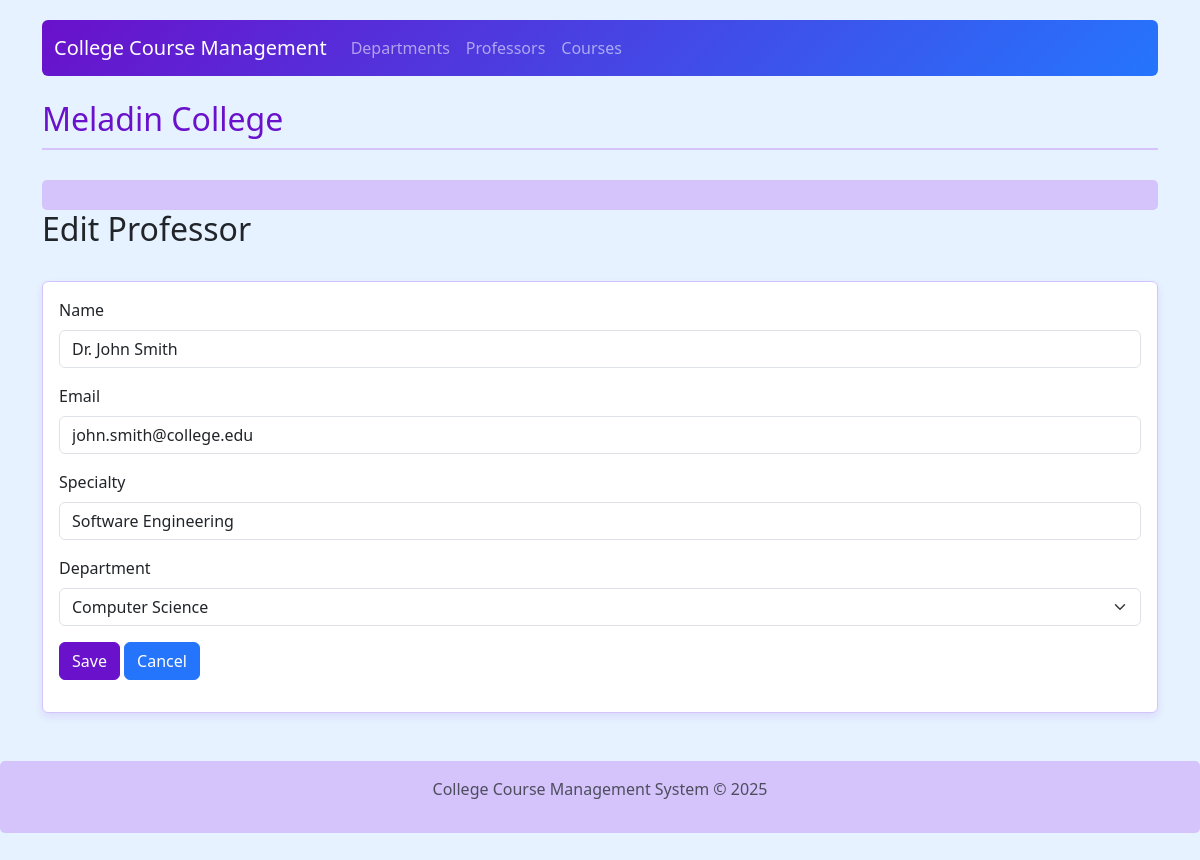
The page /index.php?page=professors&action=edit&id=1 on the database its author committed.
### tables this page shows
CREATE TABLE IF NOT EXISTS `professors` (
  `professor_id` int(11) NOT NULL AUTO_INCREMENT,
  `department_id` int(11) NOT NULL,
  `name` varchar(100) NOT NULL,
  `email` varchar(100) NOT NULL,
  `specialty` varchar(100) DEFAULT NULL,
  PRIMARY KEY (`professor_id`),
  KEY `department_id` (`department_id`),
  CONSTRAINT `professor_dept_fk` FOREIGN KEY (`department_id`) REFERENCES `departments` (`department_id`) ON DELETE CASCADE ON UPDATE CASCADE
);

CREATE TABLE IF NOT EXISTS `departments` (
  `department_id` int(11) NOT NULL AUTO_INCREMENT,
  `name` varchar(100) NOT NULL,
  `location` varchar(100) DEFAULT NULL,
  `description` text DEFAULT NULL,
  PRIMARY KEY (`department_id`)
);

### config/Database.php (called while the page is built, shortened)
<?php
class Database
{
    private $host = "localhost";
    private $username = "root";
    private $password = "";
    private $database = "college";
    private $connection;
    public function __construct()
    {
        try {
            $this->connection = new PDO(
                "mysql:host=$this->host;dbname=$this->database",
                $this->username,
                $this->password
            );
            $this->connection->setAttribute(PDO::ATTR_ERRMODE, PDO::ERRMODE_EXCEPTION);
            $this->connection->setAttribute(PDO::ATTR_DEFAULT_FETCH_MODE, PDO::FETCH_ASSOC);
        } catch (PDOException $e) {
            die("Connection failed: " . $e->getMessage());
        }
    }
    public function prepare($sql)
    {
        return $this->connection->prepare($sql);
    }
    public function executeQuery($query, $params = [])
    {
        try {
            $stmt = $this->prepare($query);
            $stmt->execute($params);
            return $stmt;
        } catch (PDOException $e) {
            die("Query execution failed: " . $e->getMessage());
        }
    }
    public function fetchAll($query, $params = [])
    {
        $stmt = $this->executeQuery($query, $params);
        return $stmt->fetchAll();
    }
    public function fetch($query, $params = [])
    {
        $stmt = $this->executeQuery($query, $params);
        return $stmt->fetch();
    }
}

### viewmodel/DepartmentViewModel.php (called while the page is built, shortened)
<?php
require_once('config/Database.php');
require_once('model/Department.php');
class DepartmentViewModel
{
    private $db;
    private $departments = [];
    public function __construct()
    {
        $this->db = new Database();
        $this->loadDepartments();
    }
    private function loadDepartments()
    {
        $this->departments = [];
        $query = "SELECT * FROM departments ORDER BY name";
        $result = $this->db->fetchAll($query);
        foreach ($result as $row) {
            $department = new Department(
                $row['department_id'],
                $row['name'],
                $row['location'],
                $row['description']
            );
            $this->departments[] = $department;
        }
    }
    public function getDepartments()
    {
        return $this->departments;
    }
}

### viewmodel/ProfessorViewModel.php (called while the page is built, shortened)
<?php
require_once('config/Database.php');
require_once('model/Professor.php');
require_once('viewmodel/DepartmentViewModel.php');
class ProfessorViewModel
{
    private $db;
    private $departmentViewModel;
    public function __construct()
    {
        $this->db = new Database();
        $this->departmentViewModel = new DepartmentViewModel();
        $this->loadProfessors();
    }
    private function loadProfessors()
    {
        $query = "SELECT p.*, d.name as department_name
                  FROM professors p
                  JOIN departments d ON p.department_id = d.department_id
                  ORDER BY p.professor_id ASC";
        $result = $this->db->fetchAll($query);
        foreach ($result as $row) {
            $professor = new Professor(
                $row['professor_id'],
                $row['department_id'],
                $row['name'],
                $row['email'],
                $row['specialty'],
                $row['department_name']
            );
        }
    }
    public function getProfessorById($id)
    {
        $query = "SELECT p.*, d.name as department_name
                  FROM professors p
                  JOIN departments d ON p.department_id = d.department_id
                  WHERE p.professor_id = :id";
        $params = [':id' => $id];
        $result = $this->db->fetch($query, $params);
        if ($result) {
            return new Professor(
                $result['professor_id'],
                $result['department_id'],
                $result['name'],
                $result['email'],
                $result['specialty'],
                $result['department_name']
            );
        }
        return null;
    }
    public function getDepartments()
    {
        return $this->departmentViewModel->getDepartments();
    }
}

### model/Professor.php (called while the page is built, shortened)
<?php
class Professor
{
    private $professor_id;
    private $department_id;
    private $name;
    private $email;
    private $specialty;
    public function __construct($professor_id = "", $department_id = "", $name = "", $email = "", $specialty = "", $department_name = "")
    {
        $this->professor_id = $professor_id;
        $this->department_id = $department_id;
        $this->name = $name;
        $this->email = $email;
        $this->specialty = $specialty;
    }
    public function getProfessorId()
    {
        return $this->professor_id;
    }
    public function getDepartmentId()
    {
        return $this->department_id;
    }
    public function getName()
    {
        return $this->name;
    }
    public function getEmail()
    {
        return $this->email;
    }
    public function getSpecialty()
    {
        return $this->specialty;
    }
}

### model/Department.php (called while the page is built, shortened)
<?php
class Department
{
    private $department_id;
    private $name;
    public function __construct($department_id = "", $name = "", $location = "", $description = "")
    {
        $this->department_id = $department_id;
        $this->name = $name;
    }
    public function getDepartmentId()
    {
        return $this->department_id;
    }
    public function getName()
    {
        return $this->name;
    }
}

### views/professor_form.php (the view, shortened to what this page needs)
<?php
$professor = $data['professor'] ?? null;
$departments = $data['departments'] ?? [];
$action = $data['action'] ?? 'add';
$pageTitle = ($action === 'edit') ? 'Edit Professor' : 'Add Professor';
?>
<div class="row mb-4">
    <div class="col">
        <h2><?php echo $pageTitle; ?></h2>
    </div>
</div>
<div class="card">
    <div class="card-body">
        <form action="index.php?page=professors&action=<?php echo $action; ?><?php echo ($action === 'edit') ? '&id=' . $professor['id'] : ''; ?>" method="post">
            <div class="mb-3">
                <label for="name" class="form-label">Name</label>
                <input type="text" class="form-control" id="name" name="name" value="<?php echo htmlspecialchars($professor['name'] ?? ''); ?>" required>
            </div>
            <div class="mb-3">
                <label for="email" class="form-label">Email</label>
                <input type="email" class="form-control" id="email" name="email" value="<?php echo htmlspecialchars($professor['email'] ?? ''); ?>" required>
            </div>
            <div class="mb-3">
                <label for="specialty" class="form-label">Specialty</label>
                <input type="text" class="form-control" id="specialty" name="specialty" value="<?php echo htmlspecialchars($professor['specialty'] ?? ''); ?>" required>
            </div>
            <div class="mb-3">
                <label for="department_id" class="form-label">Department</label>
                <select class="form-select" id="department_id" name="department_id" required>
                    <?php foreach ($departments as $department): ?>
                    <option value="<?php echo $department->getDepartmentId(); ?>" <?php echo (isset($professor['department_id']) && $professor['department_id'] == $department->getDepartmentId()) ? 'selected' : ''; ?>>
                        <?php echo htmlspecialchars($department->getName()); ?>
                    </option>
                    <?php endforeach; ?>
                </select>
            </div>
            <div class="mb-3">
                <button type="submit" class="btn btn-primary">Save</button>
                <a href="index.php?page=professors" class="btn btn-secondary">Cancel</a>
            </div>
        </form>
    </div>
</div>

### views/template/header.php (style rules this page uses)
body { padding-top: 20px; padding-bottom: 40px; background-color: #e6f2ff; }
.card { margin-bottom: 20px; border-color: #d4c4fb; box-shadow: 0 4px 8px rgba(106, 17, 203, 0.1); }
.btn-primary { background-color: #6a11cb; border-color: #6a11cb; }
.btn-secondary { background-color: #2575fc; border-color: #2575fc; }

### rows shown on the page
professors: name "Dr. John Smith", email "john.smith@college.edu", specialty "Software Engineering", department_id "Computer Science"

### other values the page prints
$pageTitle "Edit Professor"
